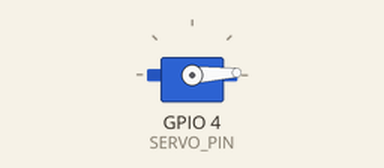
A sketch run on a simulated ESP32. Shown: servo.

Above: at 0.05 s.
At 0.85 s:
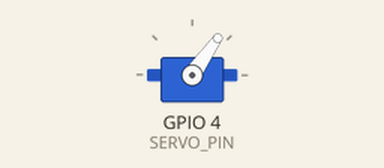
At 1.7 s:
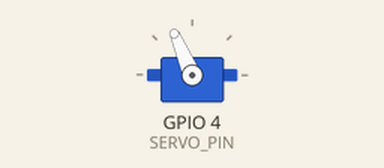
At 3.4 s:
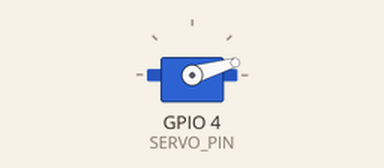
Timing chart, 0 to 8.3 s (numbered marks = the images above):
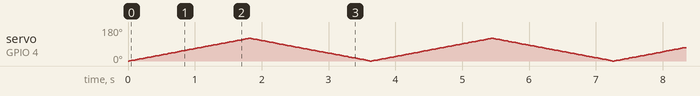

The sketch:

servoTest.ino
```cpp
#include <ESP32Servo.h> // Correct library name for the ESP32 Servo library

// Define the servo object
Servo myServo;

// Define the pin where the servo is connected
#define SERVO_PIN 4 // Change this to your servo's pin

// Task handle for the servo task
TaskHandle_t servoTaskHandle = NULL;

// Function prototype for the servo sweep task
void servoSweepTask(void *pvParameters);

void setup() {
  // Attach the servo to the specified pin
  myServo.attach(SERVO_PIN);

  // Create the servo sweep task
  xTaskCreate(
    servoSweepTask,   // Task function
    "Servo Sweep Task",// Name of the task
    2048,             // Stack size (bytes)
    NULL,             // Task input parameter
    1,                // Task priority
    &servoTaskHandle  // Task handle
  );
}

void loop() {
  // Main loop can be empty or used for other tasks
  vTaskDelay(1000); // Delay to prevent watchdog timer reset
}

// Asynchronous task to sweep the servo
void servoSweepTask(void *pvParameters) {
  // Sweep from 0 to 120 degrees and back to 0
  while (true) {
    // Sweep to 120 degrees
    for (int pos = 0; pos <= 120; pos++) {
      myServo.write(pos);           // Set the servo position
      vTaskDelay(15 / portTICK_PERIOD_MS); // Wait for the servo to reach the position
    }

    // Sweep back to 0 degrees
    for (int pos = 120; pos >= 0; pos--) {
      myServo.write(pos);           // Set the servo position
      vTaskDelay(15 / portTICK_PERIOD_MS); // Wait for the servo to reach the position
    }
  }
}
```
